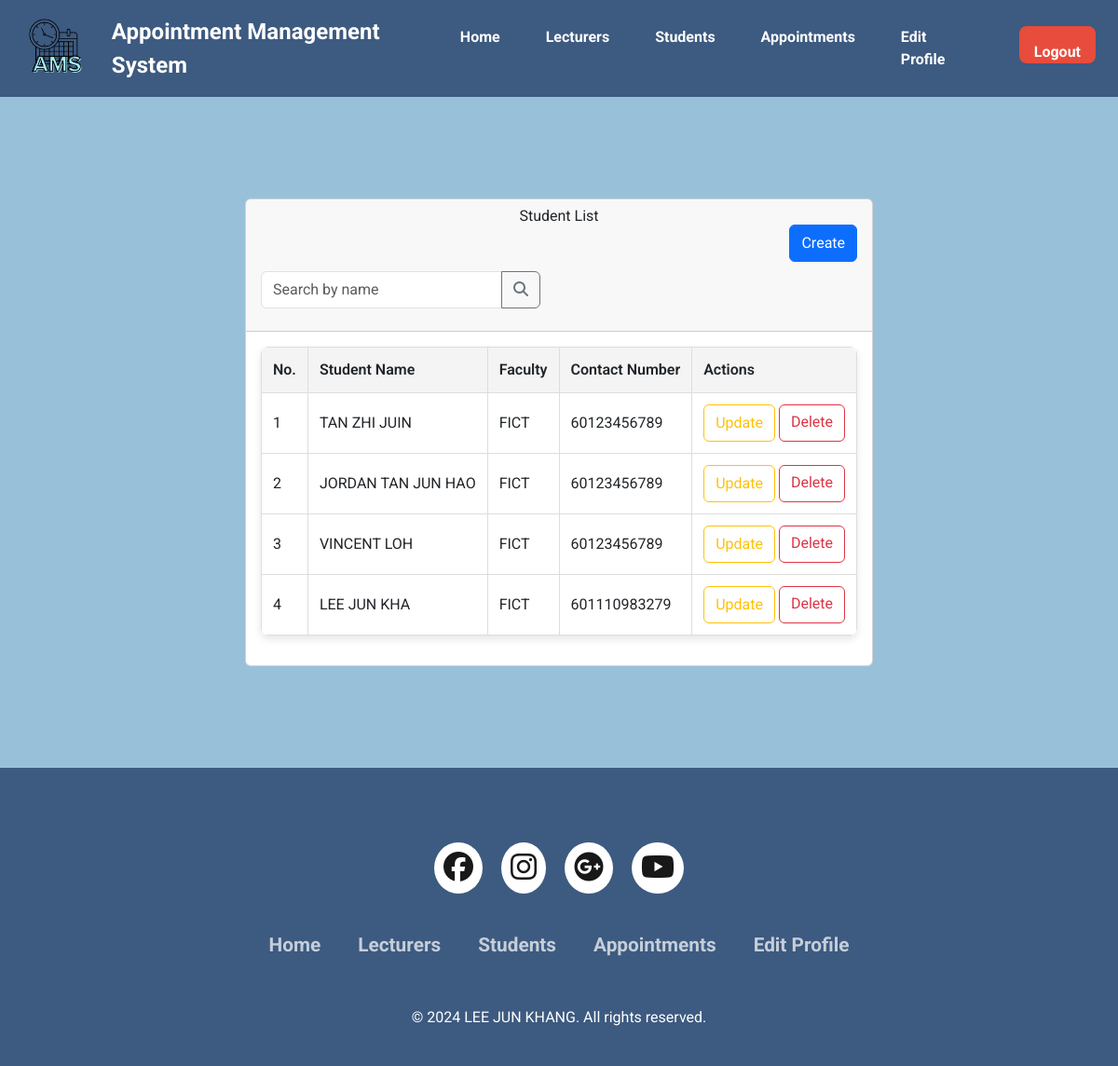
/student_view_admin.php (signed in), run on the app's committed database.
### tables this page shows
CREATE TABLE `students` (
  `id` bigint(11) NOT NULL,
  `user_id` bigint(11) DEFAULT NULL,
  `username` varchar(100) NOT NULL,
  `faculty` varchar(100) NOT NULL
);

CREATE TABLE `users` (
  `id` bigint(11) NOT NULL,
  `username` varchar(100) NOT NULL,
  `email` varchar(100) NOT NULL,
  `role_id` int(1) NOT NULL,
  `reg_date` datetime NOT NULL,
  `password` varchar(255) NOT NULL,
  `contact_number` varchar(15) NOT NULL
);

### student_view_admin.php (the view, shortened to what this page needs)
<?php
include("database.php");
$email = isset($_SESSION['email']) ? $_SESSION['email'] : null;
$query = "SELECT users.*, roles.role_name
          FROM users
          JOIN roles ON users.role_id = roles.id
          WHERE users.email = ?";
$stmt = $con->prepare($query);
$stmt->bind_param("s", $email);
$stmt->execute();
$result = $stmt->get_result();
$user = $result->fetch_assoc();
$res_id = $user['id'];
$students_query = "SELECT users.id, users.username, users.contact_number, students.faculty
                   FROM users
                   JOIN students ON users.id = students.user_id
                   WHERE users.role_id = 2
                   ORDER BY users.id DESC";
$stmt = $con->prepare($students_query);
$stmt->execute();
$students_result = $stmt->get_result();
$students = [];
while ($row = $students_result->fetch_assoc()) {
    $students[] = $row;
}
?>
<!DOCTYPE html>
<html lang="en">
<head>
    <link rel="stylesheet" href="css/style.css">
    <link href="https://cdn.jsdelivr.net/npm/bootstrap@5.3.3/dist/css/bootstrap.min.css" rel="stylesheet"
>
    <link rel="stylesheet" type="text/css"
        href="https://cdnjs.cloudflare.com/ajax/libs/font-awesome/6.6.0/css/all.min.css">
    <link rel="stylesheet" href="https://unicons.iconscout.com/release/v4.0.0/css/line.css">
    <link href="https://cdn.jsdelivr.net/npm/tailwindcss@2.2.19/dist/tailwind.min.css" rel="stylesheet">
    <script src="https://cdn.tailwindcss.com"></script>
</head>
<body class="main-box top">
    <header>
        <nav class="navbar">
            <div class="navdiv">
                <div class="image-container">
                    <a href="home_admin.php"><img src="assets/images/logo.png" alt="logo" class="nav-logo"
                            style="width: 70px; height: auto;"></a>
                    <a href="home_admin.php" class="logo-text">Appointment Management System</a>
                </div>
                <ul>
                    <li><a href="home_admin.php">Home</a></li>
                    <li><a href="lecturer_view_admin.php">Lecturers</a></li>
                    <li><a href="student_view_admin.php">Students</a></li>
                    <li><a href="appointment_view_admin.php">Appointments</a></li>
                    <li><a href="edit_profile_admin.php?id=<?php echo $res_id; ?>">Edit Profile</a></li>
                    <li><button><a href="logout.php" class="logout-btn">Logout</a></button></li>
                </ul>
            </div>
        </nav>
    </header>
    <main>
        <div class="container">
            <div class="row">
                <div class="col-md-12">
                    <div class="card">
                        <div class="card-header">
                            <h2 style="text-align: center;">Student List</h2>
                            <div class="d-grid gap-2 d-md-flex justify-content-md-end">
                                <button type="button" class="btn btn-primary" data-bs-toggle="modal"
                                    data-bs-target="#createModal">
                                    <p>Create</p>
                                </button>
                            </div>
                            <div class="input-group mb-3" style="max-width: 300px; margin-top: 10px;">
                                <input type="text" class="form-control" id="searchInput" placeholder="Search by name">
                                <button class="btn btn-outline-secondary" type="button" id="searchButton">
                                    <i class="fas fa-search"></i>
                                </button>
                            </div>
                        </div>
                        <div class="card-body">
                            <table class="product-table" id="studentTable">
                                <thead>
                                    <tr>
                                        <th>No.</th>
                                        <th>Student Name</th>
                                        <th>Faculty</th>
                                        <th>Contact Number</th>
                                        <th>Actions</th>
                                    </tr>
                                </thead>
                                <tbody>
                                    <?php
                                    $count = 1;
                                    if ($students_result->num_rows === 0) {
                                        echo "<tr><td colspan='5' style='text-align: center;'>No students found.</td></tr>";
                                    } else {
                                        foreach ($students as $student) {
                                    ?>
                                    <tr>
                                        <td><?php echo $count; ?></td>
                                        <td><?php echo htmlspecialchars($student["username"]); ?></td>
                                        <td><?php echo htmlspecialchars($student["faculty"] ?? 'N/A'); ?></td>
                                        <td><?php echo htmlspecialchars($student["contact_number"] ?? 'N/A'); ?></td>
                                        <td>
                                            <button type="button" class="btn btn-outline-warning" data-bs-toggle="modal"
                                                data-bs-target="#updateModal"
                                                data-id="<?php echo $student['id']; ?>">Update</button>
                                            <a href="student_view_admin.php?delete_id=<?php echo $student['id']; ?>"
                                                class="btn btn-outline-danger"
                                                onclick="return confirm('Are you sure you want to delete this student?')">Delete</a>
                                        </td>
                                    </tr>
                                    <?php
                                            $count++;
                                        }
                                    }
                                    ?>
                                </tbody>
                            </table>
                        </div>
                    </div>
                </div>
            </div>
        </div>
    </main>
    <footer class="footer">
        <div class="footer-container">
            <div class="footer-icons">
                <a href=""><i class="fa-brands fa-facebook"></i></a>
                <a href=""><i class="fa-brands fa-instagram"></i></a>
                <a href=""><i class="fa-brands fa-google-plus"></i></a>
                <a href=""><i class="fa-brands fa-youtube"></i></a>
            </div>
            <div class="footer-nav">
                <ul>
                    <li><a href="home_admin.php">Home</a></li>
                    <li><a href="lecturer_view_admin.php">Lecturers</a></li>
                    <li><a href="student_view_admin.php">Students</a></li>
                    <li><a href="appointment_view_admin.php">Appointments</a></li>
                    <li><a href="edit_profile_admin.php?id=<?php echo $res_id; ?>">Edit Profile</a></li>
                </ul>
            </div>
            <div class="footer-bottom">
                <p>© 2024 LEE JUN KHANG. All rights reserved.</p>
            </div>
        </div>
    </footer>
</body>
</html>

### css/style.css (style rules this page uses)
* { padding: 0; margin: 0; box-sizing: border-box; font-family: 'Roboto', sans-serif; }
body { background: #98C1D9; }
.container { display: flex; align-items: center; justify-content: center; min-height: 90vh; }
.navdiv { text-decoration: none; display: flex; align-items: center; justify-content: space-between; }
.btn { height: 40px; background: #3D5A80; color: white; font-size: 16px; font-weight: bold; border: 2px solid #3D5A80; border-radius: 5px; cursor: pointer; transition: background 0.3s ease, color 0.3s ease, border-color 0.3s ease; text-align: center; line-height: 40px; }
.logout-btn { height: 40px; background-color: red; color: white; font-size: 16px; font-weight: bold; border: 2px solid red; border-radius: 8px; cursor: pointer; text-align: center; line-height: 40px; padding: 0; margin: 0; box-sizing: border-box; display: inline-block; transition: background-color 0.3s ease, color 0.3s ease, border-color 0.3s ease; }
footer { background-color: #3D5A80; }
.footer-container { width: 100%; padding: 70px 30px 20px; }
.footer-icons { display: flex; justify-content: center; }
.footer-icons a { text-decoration: none; padding: 10px; background-color: white; margin: 10px; border-radius: 50%; }
.footer-icons a i { font-size: 2em; color: black; opacity: 0.9; }
.footer-nav { margin: 30px 0; }
.footer-nav ul { display: flex; justify-content: center; }
.footer-nav ul li a { color: white; margin: 20px; text-decoration: none; font-size: 1.3em; opacity: 0.7; transition: 0.5s; }
.footer-bottom { background-color: #3D5A80; padding: 20px; text-align: center; }
.footer-bottom p { color: white; }
.navbar { background: #3D5A80; font-family: calibri; padding-right: 15px; padding-left: 15px; }
.navdiv { display: flex; align-items: center; justify-content: space-between; }
.navdiv ul li a { text-decoration: none; }
.logo-text { font-size: 30px; font-weight: 60; color: white; text-decoration: none; }
.image-container img { width: 100px; height: auto; display: flex; align-items: center; }
.image-container { display: flex; align-items: center; }
.nav-logo { width: 100px; height: auto; margin-right: 10px; }
li { list-style: none; display: inline-block; }
li a { color: white; font-size: 18px; font-weight: bold; margin-right: 25px; }
.product-table { width: 100%; border-collapse: collapse; background-color: #fff; border-radius: 8px; overflow: hidden; box-shadow: 0 4px 8px rgba(0, 0, 0, 0.1); }
.product-table th, .product-table td { padding: 12px; border: 1px solid #ddd; }
.product-table th { background-color: #f2f2f2; font-weight: bold; }

### student_view_admin.php (style rules this page uses)
body { background: #98C1D9; }
.main-box { min-height: 100vh; display: flex; flex-direction: column; justify-content: space-between; }
.navbar { background-color: #3D5A80; padding: 1rem 1.5rem; display: flex; justify-content: space-between; align-items: center; }
.navdiv { display: flex; align-items: center; width: 100%; justify-content: space-between; }
.image-container { display: flex; align-items: center; gap: 1rem; }
.logo-text { font-size: 1.5rem; font-weight: bold; color: white; text-decoration: none; }
.navdiv ul { list-style: none; display: flex; gap: 1.5rem; margin: 0; padding: 0; }
.navdiv ul li a { color: white; text-decoration: none; font-size: 1rem; transition: color 0.3s; }
.logout-btn { background-color: #e74c3c; color: white; padding: 0.5rem 1rem; border: none; border-radius: 0.5rem; cursor: pointer; transition: background-color 0.3s; }
.product-table { width: 100%; border-collapse: collapse; margin-bottom: 1rem; }
.product-table th, .product-table td { padding: 0.75rem; text-align: left; border-bottom: 1px solid #ddd; }
.product-table th { background-color: #f4f4f4; font-weight: 600; }

### data on the page
students: user.username "TAN ZHI JUIN", faculty "FICT", user.contact_number "60123456789"
students: user.username "JORDAN TAN JUN HAO", faculty "FICT", user.contact_number "60123456789"
students: user.username "VINCENT LOH", faculty "FICT", user.contact_number "60123456789"
students: user.username "LEE JUN KHA", faculty "FICT", user.contact_number "601110983279"
